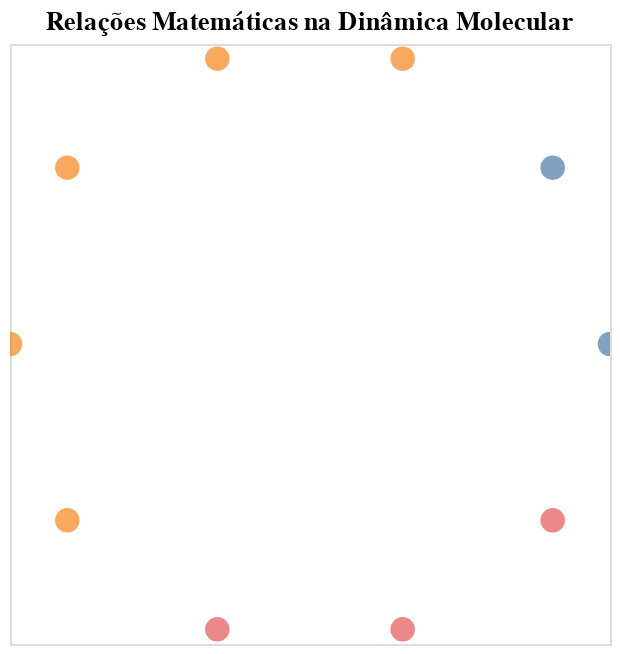

The notebook cell saved with this chart:
### Code cell
import altair as alt
import pandas as pd
import numpy as np

# Calcular posições para nós em um layout circular
radius = 100
n_nodes = len(nodes)
angles = np.linspace(0, 2 * np.pi, n_nodes, endpoint=False)

# Add x and y coordinates to nodes
for i, node in enumerate(nodes):
    node['x'] = radius * np.cos(angles[i])
    node['y'] = radius * np.sin(angles[i])

# Create Pandas DataFrames
df_nodes = pd.DataFrame(nodes)
df_edges = pd.DataFrame(edges)

# Create base chart for nodes
base = alt.Chart(df_nodes).mark_circle(size=150).encode(
    x=alt.X('x:Q', axis=None),  # Remover eixo X
    y=alt.Y('y:Q', axis=None),  # Remover eixo Y
    color=alt.Color('group:N', legend=None),
    tooltip=['id:N', 'group:N']
).properties(
    title='Relações Matemáticas na Dinâmica Molecular'
).interactive()

# Create chart for edges (corrected)
edges_chart = alt.Chart(df_edges).mark_line(point=alt.OverlayMarkDef(size=100)).encode(
    x=alt.X('source.x:Q', axis=None),  # Coordenada x do nó de origem
    y=alt.Y('source.y:Q', axis=None),  # Coordenada y do nó de origem
    x2=alt.X2('target.x:Q'),         # Coordenada x do nó de destino (corrigido)
    y2=alt.Y2('target.y:Q'),         # Coordenada y do nó de destino (corrigido)
    detail='relationship:N',
    color=alt.condition(
        alt.datum.relationship == 'complementar', alt.value('blue'), alt.value('grey')
    ),
    tooltip=[
        alt.Tooltip("source:N", title="Source"),
        alt.Tooltip("target:N", title="Target"),
        alt.Tooltip("relationship:N", title="Relationship") 
    ]
)

# Combine and display chart
chart = alt.layer(base, edges_chart)

chart.save('grafo_relacoes_dinamica_molecular_v8.json')

# Display the chart
chart

### Figure 1 — Vega-Lite specification as saved in the notebook (floating-point values rounded to 4 significant figures)
{"config": {"view": {"continuousWidth": 300, "continuousHeight": 300}}, "layer": [{"data": {"name": "data-82ab18ed517db947d4eef5a6c529e0bd"}, "mark": {"type": "circle", "size": 150}, "encoding": {"color": {"field": "group", "legend": null, "type": "nominal"}, "tooltip": [{"field": "id", "type": "nominal"}, {"field": "group", "type": "nominal"}], "x": {"axis": null, "field": "x", "type": "quantitative"}, "y": {"axis": null, "field": "y", "type": "quantitative"}}, "name": "view_3", "title": "Relações Matemáticas na Dinâmica Molecular"}, {"data": {"name": "data-10cf5f6e42bb84c4c07a93dc598c95ef"}, "mark": {"type": "line", "point": {"size": 100}}, "encoding": {"color": {"condition": {"test": "(datum.relationship === 'complementar')", "value": "blue"}, "value": "grey"}, "detail": {"field": "relationship", "type": "nominal"}, "tooltip": [{"field": "source", "title": "Source", "type": "nominal"}, {"field": "target", "title": "Target", "type": "nominal"}, {"field": "relationship", "title": "Relationship", "type": "nominal"}], "x": {"axis": null, "field": "source.x", "type": "quantitative"}, "x2": {"field": "target.x"}, "y": {"axis": null, "field": "source.y", "type": "quantitative"}, "y2": {"field": "target.y"}}}], "params": [{"name": "param_3", "select": {"type": "interval", "encodings": ["x", "y"]}, "bind": "scales", "views": ["view_3"]}], "$schema": "https://vega.github.io/schema/vega-lite/v5.17.0.json", "datasets": {"data-82ab18ed517db947d4eef5a6c529e0bd": [{"id": "Mecânica Clássica", "group": "Física", "x": 100.0, "y": 0.0}, {"id": "Mecânica Quântica", "group": "Física", "x": 80.9, "y": 58.78}, {"id": "Cálculo Diferencial e Integral", "group": "Matemática", "x": 30.9, "y": 95.11}, {"id": "Álgebra Linear", "group": "Matemática", "x": -30.9, "y": 95.11}, {"id": "Estatística e Probabilidade", "group": "Matemática", "x": -80.9, "y": 58.78}, {"id": "Geometria Diferencial", "group": "Matemática", "x": -100.0, "y": 1.225e-14}, {"id": "Teoria dos Grafos", "group": "Matemática", "x": -80.9, "y": -58.78}, {"id": "Sim. Monte Carlo", "group": "Métodos", "x": -30.9, "y": -95.11}, {"id": "Dinâmica Molecular", "group": "Métodos", "x": 30.9, "y": -95.11}, {"id": "Integração Numérica", "group": "Métodos", "x": 80.9, "y": -58.78}], "data-10cf5f6e42bb84c4c07a93dc598c95ef": [{"source": "Mecânica Clássica", "target": "Cálculo Diferencial e Integral", "relationship": null}, {"source": "Mecânica Quântica", "target": "Cálculo Diferencial e Integral", "relationship": null}, {"source": "Cálculo Diferencial e Integral", "target": "Integração Numérica", "relationship": null}, {"source": "Integração Numérica", "target": "Dinâmica Molecular", "relationship": null}, {"source": "Álgebra Linear", "target": "Dinâmica Molecular", "relationship": null}, {"source": "Estatística e Probabilidade", "target": "Sim. Monte Carlo", "relationship": null}, {"source": "Estatística e Probabilidade", "target": "Dinâmica Molecular", "relationship": null}, {"source": "Geometria Diferencial", "target": "Dinâmica Molecular", "relationship": null}, {"source": "Teoria dos Grafos", "target": "Dinâmica Molecular", "relationship": null}, {"source": "Sim. Monte Carlo", "target": "Dinâmica Molecular", "relationship": "complementar"}]}}
